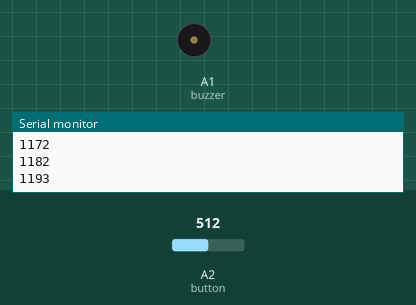
The sketch below on a simulated Arduino Uno, built with avr-gcc and run on an emulated ATmega328P. Parts: buzzer (waves = sounding), the last lines printed to the serial monitor. The inputs (shaded band) are chosen by the test bench; at power-on: A2 (button) = 512.

Above: at 1.2 s.
1.3 s: A2 (button) set to 984
2.8 s: A2 (button) set to 1010
At 3.46 s:
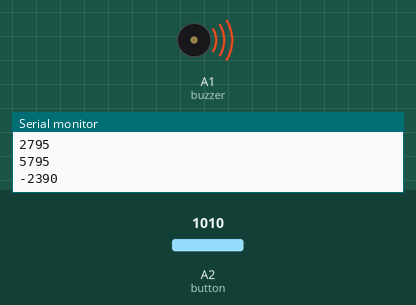
Timing chart, 0 to 11.8 s (numbered marks = the images above; inputs shaded):
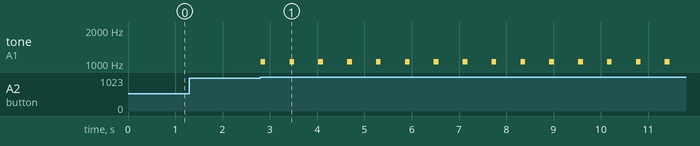

The sketch:

ATAT_ButtonTest.ino
```cpp
int buttonTimer = 3000;// Time after button press in milliseconds
int systemTime;
int buttonTime;
int interval;


char isButtonPressed = 0;
const int button = A2;
const int buzzer = A1;

void setup() {
  Serial.begin(9600);

  //Button
  pinMode(button, INPUT);


}

void loop() {

  checkButton();

  if (isButtonPressed == 1 && interval >= -500 && interval <= 500){
    endButton();
  }

  systemTime = millis();
  interval = systemTime - buttonTime;
  Serial.println(interval);

  delay(10);
}

//5s Countdown after Buttonpress
void checkButton(){

  if (analogRead(button) > 1000){
    isButtonPressed = 1;
    tone (buzzer, 1046);
    delay (100);
    noTone (buzzer);
    buttonTime = systemTime + buttonTimer;
    Serial.println(buttonTime);
    delay(500);

  }
}
void endButton(){
    tone (buzzer, 2093);
    delay (100);
    noTone (buzzer);
    isButtonPressed = 0;
}
```

Measured:
- the behaviour switches between 1000 and 1001 on A2 (button) (found by bisection; images 0 and 1)
- after the input at 2.8 s, tone on A1 (buzzer): alternates 1046 Hz for 0.10 s and silent for 0.51 s, starting at once
